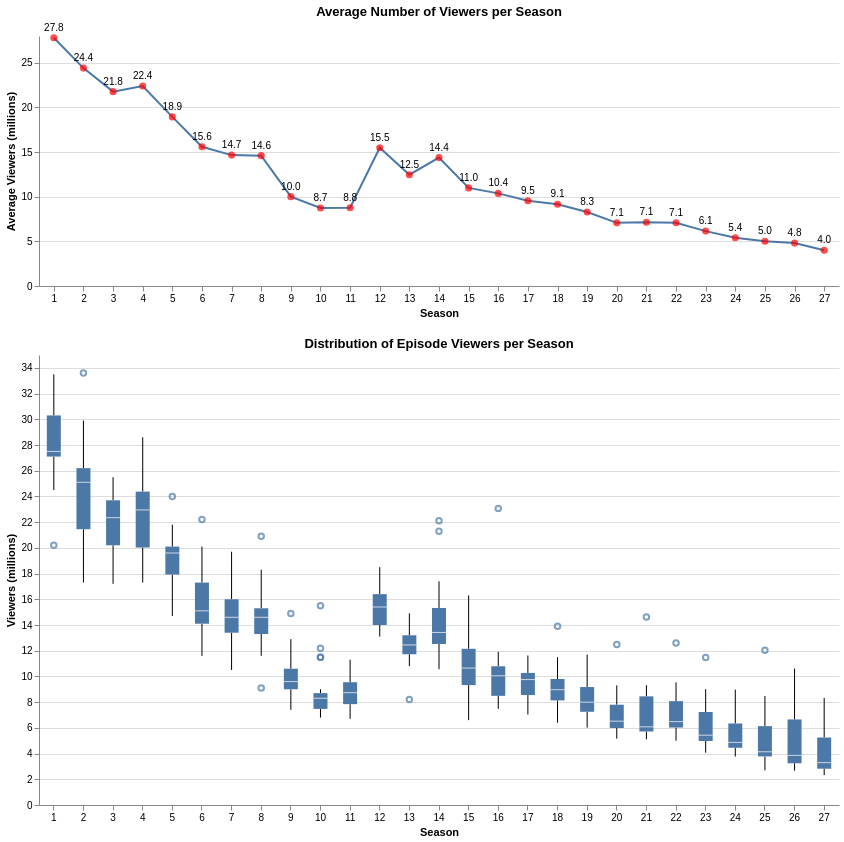

This figure's notebook cell:
### Markdown cell above
### Do the seasons’ number of viewers present any relevant pattern?

Charts:

- Line chart and box plots (Juxtaposition)

- Vertical alignment. Same x-axis (Season)

**Line chart:**

- Provides an overview of the overall trend, but also an overview of the individual values for each episode.

- Axes: Seasons (x-axis, ordinal) and Viewers (y-axis, quantitative).

- Red points and values encode the average viewers per season.


**Box plots:**

- Show the distribution of individual episode viewers within each season, allowing comparison of the variance across seasons and identification of outliers.

- Axes: Seasons (x-axis, ordinal) and Viewers (y-axis, quantitative).

### Code cell
season_avg_viewers = df.groupby("Season")["Viewers"].mean().reset_index()

line_chart = alt.Chart(season_avg_viewers).mark_line().encode(
    x=alt.X("Season:O",title="Season", sort="ascending", axis=alt.Axis(labelAngle=0)),
    y=alt.Y("Viewers:Q",title="Average Viewers (millions)")
).properties(
    title="Average Number of Viewers per Season",
    width=800,
    height=250
)

text_year = alt.Chart(season_avg_viewers).mark_text(dy=-10,fontSize=10).encode(
    x=alt.X("Season:O"),
    y=alt.Y("Viewers:Q"),
    text=alt.Text('Viewers:Q', format='.1f'))

point_viewers = alt.Chart(season_avg_viewers).mark_circle(color='red', size=50).encode(
    x=alt.X("Season:O"),
    y=alt.Y("Viewers:Q")
)

boxplot = alt.Chart(df).mark_boxplot().encode(
    x=alt.X("Season:O",title="Season", sort="ascending",axis=alt.Axis(labelAngle=0)),
    y=alt.Y("Viewers:Q",title="Viewers (millions)"),
).properties(
    title="Distribution of Episode Viewers per Season",
    width=800,
    height=450
)

final_chart_5 = alt.vconcat(
    line_chart + text_year + point_viewers,
    boxplot
).configure_view(
    stroke=None
)

final_chart_5

### Figure 1 — Vega-Lite specification as saved in the notebook (floating-point values rounded to 4 significant figures; data arrays with more than 128 entries replaced by an {"elided": "..."} marker saying what was removed)
{"config": {"view": {"continuousWidth": 300, "continuousHeight": 300, "stroke": null}}, "vconcat": [{"layer": [{"mark": {"type": "line"}, "encoding": {"x": {"axis": {"labelAngle": 0}, "field": "Season", "sort": "ascending", "title": "Season", "type": "ordinal"}, "y": {"field": "Viewers", "title": "Average Viewers (millions)", "type": "quantitative"}}, "title": "Average Number of Viewers per Season"}, {"mark": {"type": "text", "dy": -10, "fontSize": 10}, "encoding": {"text": {"field": "Viewers", "format": ".1f", "type": "quantitative"}, "x": {"field": "Season", "type": "ordinal"}, "y": {"field": "Viewers", "type": "quantitative"}}}, {"mark": {"type": "circle", "color": "red", "size": 50}, "encoding": {"x": {"field": "Season", "type": "ordinal"}, "y": {"field": "Viewers", "type": "quantitative"}}}], "data": {"name": "data-de4d2a2854d54a4df17ce03e20f08909"}, "height": 250, "width": 800}, {"data": {"name": "data-a52794069c4300b86cb3ba5742fcd595"}, "mark": {"type": "boxplot"}, "encoding": {"x": {"axis": {"labelAngle": 0}, "field": "Season", "sort": "ascending", "title": "Season", "type": "ordinal"}, "y": {"field": "Viewers", "title": "Viewers (millions)", "type": "quantitative"}}, "height": 450, "title": "Distribution of Episode Viewers per Season", "width": 800}], "$schema": "https://vega.github.io/schema/vega-lite/v5.20.1.json", "datasets": {"data-de4d2a2854d54a4df17ce03e20f08909": [{"Season": 1, "Viewers": 27.81}, {"Season": 2, "Viewers": 24.4}, {"Season": 3, "Viewers": 21.77}, {"Season": 4, "Viewers": 22.4}, {"Season": 5, "Viewers": 18.94}, {"Season": 6, "Viewers": 15.6}, {"Season": 7, "Viewers": 14.66}, {"Season": 8, "Viewers": 14.6}, {"Season": 9, "Viewers": 10.01}, {"Season": 10, "Viewers": 8.737}, {"Season": 11, "Viewers": 8.772}, {"Season": 12, "Viewers": 15.49}, {"Season": 13, "Viewers": 12.46}, {"Season": 14, "Viewers": 14.38}, {"Season": 15, "Viewers": 10.99}, {"Season": 16, "Viewers": 10.37}, {"Season": 17, "Viewers": 9.549}, {"Season": 18, "Viewers": 9.15}, {"Season": 19, "Viewers": 8.28}, {"Season": 20, "Viewers": 7.07}, {"Season": 21, "Viewers": 7.135}, {"Season": 22, "Viewers": 7.092}, {"Season": 23, "Viewers": 6.148}, {"Season": 24, "Viewers": 5.412}, {"Season": 25, "Viewers": 5.019}, {"Season": 26, "Viewers": 4.805}, {"Season": 27, "Viewers": 4.0}], "data-a52794069c4300b86cb3ba5742fcd595": {"elided": "596 records"}}}
